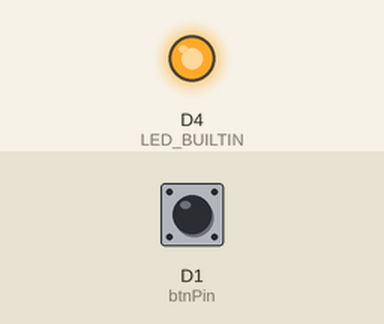
Bench run of a sketch on a simulated ESP8266 (Wemos D1 mini). Parts: output pins drawn as LEDs (lit = HIGH, except the on-board LED, lit = LOW). Inputs (shaded band) come from the test bench; at power-on: D1 (btnPin) LOW. WiFi joins after 1.5 s; servers stay silent unless stated; the local clock reads 2024-03-15 10:24:30 at power-on unless the sketch sets it.

Above: at 2.1 s.
At 4.6 s:
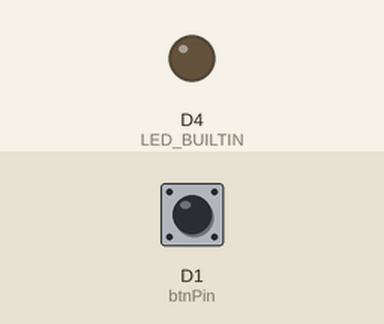
Timing chart, 0 to 6.1 s (numbered marks = the images above):
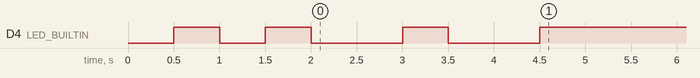

The sketch:

CantTouchThis_v2_D1Mini.ino
```cpp
/* Arduino 'Can't Touch This' Version 2
   Components:
                - Arduino Nano
                - D1 Mini (ESP8266) module
                - ADXL335
                - Passive Buzzer
                - Push button tactile switch
                - Red LED
                - 220Ohm resistor
                - 330Ohm resistor
                - 10kOhm resistor
                - Breadboard
                - Some jumper wires

   Libraries:
                - https://arduino.esp8266.com/stable/package_esp8266com_index.json

   Created on 23 August 2022 by c010blind3ngineer
*/
#include <ESP8266WiFi.h>
#include <WiFiClientSecure.h>
#include <UniversalTelegramBot.h>
#include <ArduinoJson.h>

#define btnPin D1

// Wifi network station credentials
#define WIFI_SSID "YOUR WIFI NETWORK"
#define WIFI_PASSWORD "YOUR WIFI PASSWORD"
// Telegram BOT Token (Get from Botfather)
#define BOT_TOKEN "**********:***********************************"

// Use @myidbot (IDBot) to find out the chat ID of an individual or a group
// Also note that you need to click "start" on a bot before it can
// message you
#define CHAT_ID "**********"

X509List cert(TELEGRAM_CERTIFICATE_ROOT);
WiFiClientSecure secured_client;
UniversalTelegramBot bot(BOT_TOKEN, secured_client);


void setup() {
  pinMode(btnPin, INPUT);
  pinMode(LED_BUILTIN, OUTPUT);
  digitalWrite(LED_BUILTIN, HIGH); // active LOW, means it will ON when it is LOW. We set it OFF (HIGH) it first.

  // attempt to connect to Wifi network:
  WiFi.begin(WIFI_SSID, WIFI_PASSWORD);
  secured_client.setTrustAnchors(&cert); // Add root certificate for api.telegram.org
  while (WiFi.status() != WL_CONNECTED)
  {
    digitalWrite(LED_BUILTIN, LOW);
    delay(500);
    digitalWrite(LED_BUILTIN, HIGH);
    delay(500);
  }

  digitalWrite(LED_BUILTIN, LOW);
  delay(1000);
  digitalWrite(LED_BUILTIN, HIGH);
  delay(500);
  digitalWrite(LED_BUILTIN, LOW);
  delay(1000);
  digitalWrite(LED_BUILTIN, HIGH);

  configTime(0, 0, "pool.ntp.org"); // get UTC time via NTP
  time_t now = time(nullptr);
  while (now < 24 * 3600)
  {
    delay(100);
    now = time(nullptr);
  }
}

void loop() {
  if (digitalRead(btnPin) == HIGH) {
    bot.sendMessage(CHAT_ID, "Movement detected!", "");
  }
}
```
